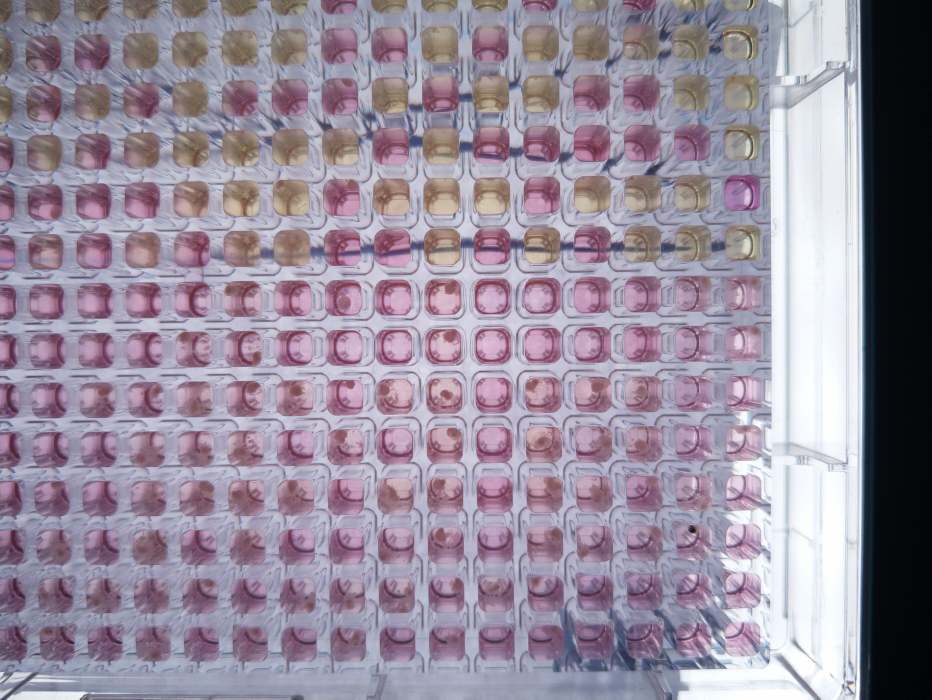
#> input picture imx_519_Focus_6.jpg, 4656 x 3496 px (shown at 1/5 size)
$ python quadrant_mask_cropper.py   (older library calls are emulated)
#> lines starting #> are read from the running program, lines starting #| are printed output that depends on the picture; after the words box and inside, x2 and y2 are one past the last pixel; in counts of white or black regions, pixels touching at a corner belong together
import cv2
import numpy as np
import os
from pathlib import Path
from PIL import Image

# This script is used to crop wells from a specific quadrant/section of the image based on the mask.
# It allows custom row and column ranges to be specified.

class QuadrantMaskCropper:
    def __init__(self, input_image_path, mask_path, row_range, col_range, output_folder="Quadrant_Crops", target_size=(512, 512)):
        """
        Initialize the QuadrantMaskCropper for processing specific quadrants

        Args:
            input_image_path: Path to the original image
            mask_path: Path to the binary mask
            row_range: List of row labels (e.g., ['m', 'l', 'k', 'j', 'i', 'h', 'g', 'f', 'e', 'd', 'c', 'b', 'a'])
            col_range: List of column numbers (e.g., [10, 11] + list(range(12, 25)))
            output_folder: Folder to save cropped images
            target_size: Target size for resized images (width, height)
        """
        self.input_image_path = input_image_path
        self.mask_path = mask_path
        self.output_folder = output_folder
        self.target_size = target_size

        # Parse row range
        if isinstance(row_range, str):
            if '-' in row_range:
                start_char, end_char = row_range.split('-')
                start_ord = ord(start_char.lower())
                end_ord = ord(end_char.lower())
                if start_ord > end_ord:  # Reverse order like m-a
                    self.row_range = [chr(i) for i in range(start_ord, end_ord-1, -1)]
                else:  # Forward order like a-m
                    self.row_range = [chr(i) for i in range(start_ord, end_ord+1)]
            else:
                self.row_range = list(row_range.lower())
        else:
            self.row_range = [char.lower() for char in row_range]

        # Parse column range
        if isinstance(col_range, str):
            self.col_range = []
            parts = col_range.split(',')
            for part in parts:
                part = part.strip()
                if '-' in part:
                    start_col, end_col = map(int, part.split('-'))
                    self.col_range.extend(range(start_col, end_col + 1))
                else:
                    self.col_range.append(int(part))
        else:
            self.col_range = col_range

        # Create output folder
        Path(self.output_folder).mkdir(exist_ok=True)
        print(f"Output folder created/verified: {self.output_folder}")
        print(f"Row range: {self.row_range}")
        print(f"Column range: {self.col_range}")
        if self.target_size:
            print(f"Target size for cropped images: {target_size[0]}x{target_size[1]}")
        else:
            print("Keeping original crop sizes (no resizing)")

        # Load images
        self.load_images()

    def load_images(self):
        """Load the input image and mask"""
        self.image = cv2.imread(self.input_image_path)
#> self.image is the input picture: shape (3496, 4656, 3); mean B, G, R 156.6, 140.7, 151.5
        if self.image is None:
            raise ValueError(f"Could not load image from: {self.input_image_path}")

        self.mask = cv2.imread(self.mask_path, cv2.IMREAD_GRAYSCALE)
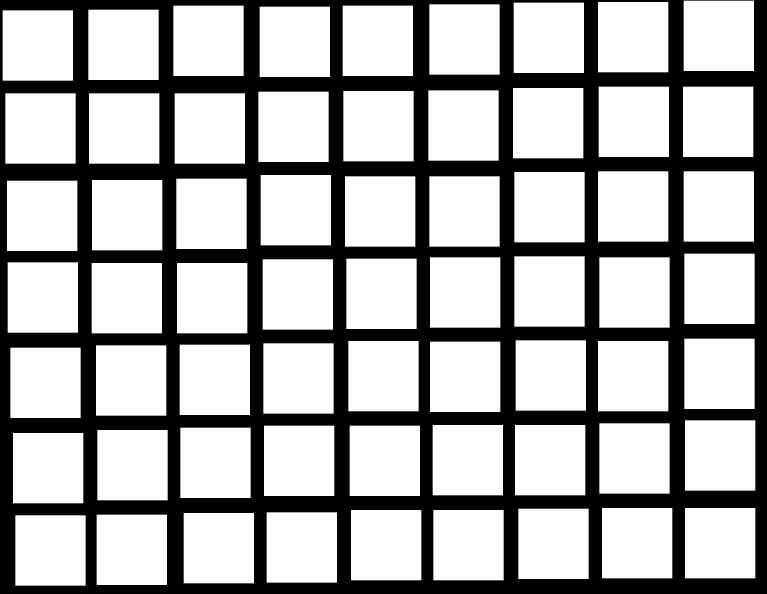
#> input picture IMX519_Mask.png, 2300 x 1780 px (shown at 1/3 size)
#> self.mask: shape (1780, 2300); 68.5% white; 1 black region, box (x1, y1, x2, y2) and area: (0, 0, 2300, 1780) 1289177
        if self.mask is None:
            raise ValueError(f"Could not load mask from: {self.mask_path}")

        # Ensure mask is binary
        self.mask = np.where(self.mask > 127, 255, 0).astype(np.uint8)

        # Check dimensions match
        img_h, img_w = self.image.shape[:2]
#> img_h = 3496; img_w = 4656
        mask_h, mask_w = self.mask.shape
#> mask_h = 1780; mask_w = 2300

        if img_h != mask_h or img_w != mask_w:
            print(f"Warning: Image size ({img_w}x{img_h}) != Mask size ({mask_w}x{mask_h})")
#| Warning: Image size (4656x3496) != Mask size (2300x1780)
            print("Resizing mask to match image...")
            self.mask = cv2.resize(self.mask, (img_w, img_h), interpolation=cv2.INTER_NEAREST)
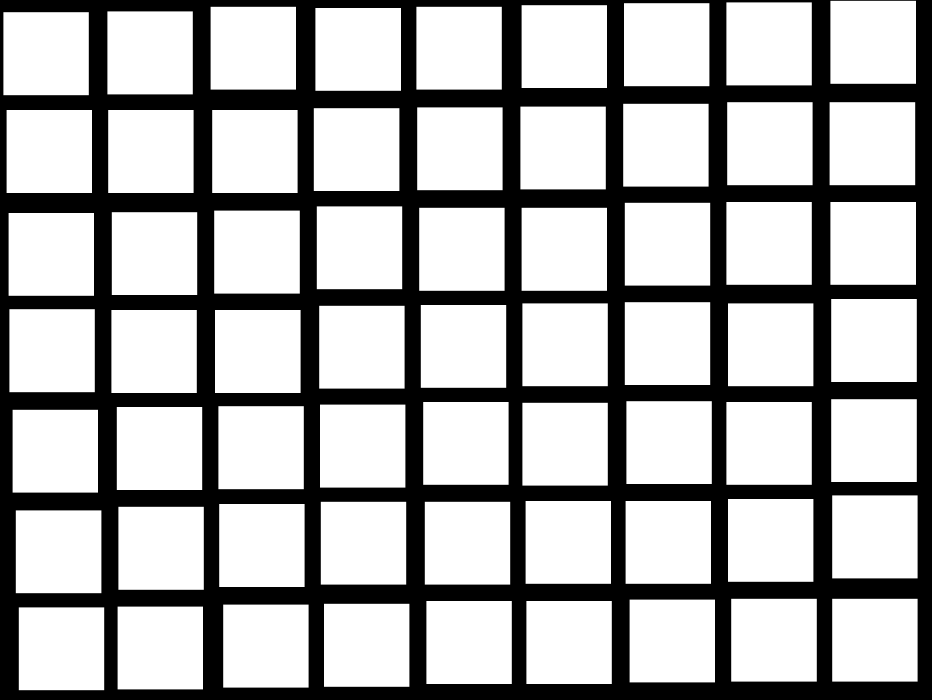
#> self.mask: shape (3496, 4656) (shown at 1/5 size); 68.5% white; 1 black region, box (x1, y1, x2, y2) and area: (0, 0, 4656, 3496) 5124274

        print(f"Loaded image: {img_w}x{img_h}")
#| Loaded image: 4656x3496
        print(f"Loaded mask: {mask_w}x{mask_h}")
#| Loaded mask: 2300x1780
        print(f"White pixels in mask: {np.sum(self.mask == 255)}")
#| White pixels in mask: 11153102

    def find_connected_regions(self):
        """Find all connected white regions in the mask"""
        num_labels, labels, stats, centroids = cv2.connectedComponentsWithStats(
            self.mask, connectivity=8, ltype=cv2.CV_32S
        )
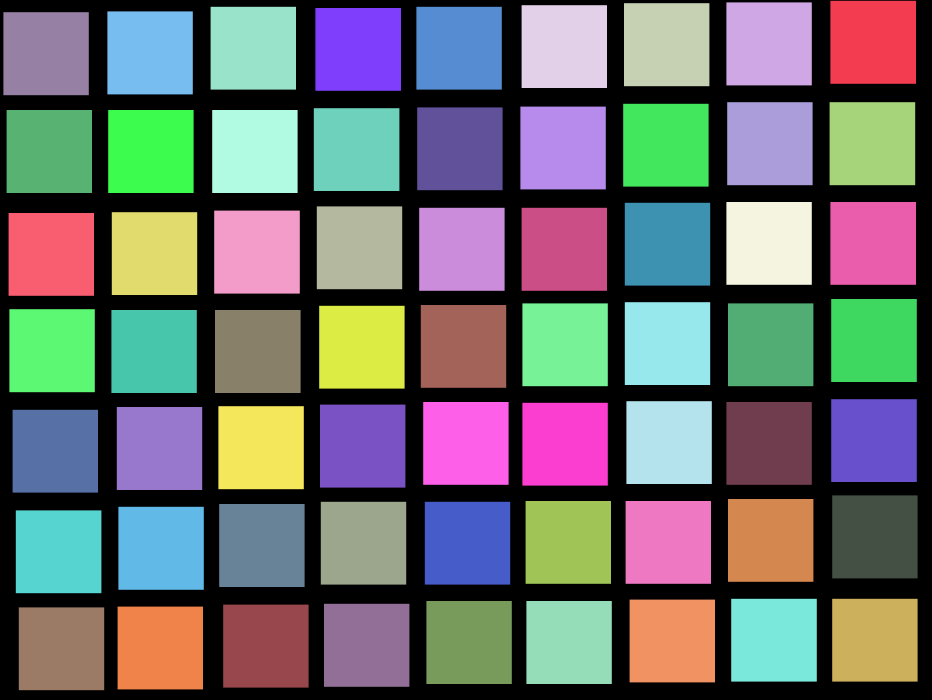
#> labels: shape (3496, 4656) int32 (shown at 1/5 size); 64 distinct labels, from 0 to 63; one colour per label, 0 black
#> num_labels = 64; stats = 64 rows, first 6: [0, 0, 4656, 3496, 5124274], [4152, 4, 428, 415, 177620], [3632, 12, 427, 415, 177205], [3120, 16, 427, 415, 177205], [2608, 26, 427, 414, 176778], [1053, 34, 427, 414, 176778]; centroids = 64 pairs, first value 230 to 4374, second value 211 to 3243.5

        regions = []

        # Skip label 0 (background)
        for label in range(1, num_labels):
            x, y, w, h, area = stats[label]

            # Skip very small regions (noise)
            if area < 10:
                continue

            region_info = {
                'label': label,
                'bbox': (x, y, w, h),
                'area': area,
                'centroid': centroids[label]
            }

            regions.append(region_info)
#> this loop made 63 passes
#> (x, y, w, h, area) on passes 1 to 12: (4152, 4, 428, 415, 177620), (3632, 12, 427, 415, 177205), (3120, 16, 427, 415, 177205), (2608, 26, 427, 414, 176778), (1053, 34, 427, 414, 176778), (2082, 34, 427, 414, 176778), (1577, 40, 428, 414, 177192), (537, 57, 427, 415, 177205), (17, 61, 427, 415, 177205), (3636, 511, 427, 415, 177205), (4148, 511, 428, 415, 177620), (3116, 519, 427, 414, 176778)
#> after the loop, regions = 63 items

        print(f"Found {len(regions)} connected regions")
#| Found 63 connected regions

        # Assign grid positions for the specified quadrant
        regions_with_grid = self.assign_quadrant_grid_positions(regions)

        return regions_with_grid, labels

    def assign_quadrant_grid_positions(self, regions):
        """Assign grid positions based on the specified row and column ranges"""
        if not regions:
            return regions

        # Group regions into columns based on X coordinate
        x_tolerance = 100
        columns = []

        regions_by_x = sorted(regions, key=lambda r: r['centroid'][0])
#> regions_by_x = 63 items

        for region in regions_by_x:
            region_x = region['centroid'][0]

            assigned_to_column = False
            for column in columns:
                column_avg_x = sum(r['centroid'][0] for r in column) / len(column)

                if abs(region_x - column_avg_x) <= x_tolerance:
                    column.append(region)
                    assigned_to_column = True
                    break

            if not assigned_to_column:
                columns.append([region])
#> this loop made 63 passes
#> region_x on passes 1 to 12: 230, 246, 256, 260, 276, 292.5, 307, 750, 754, 770, 772, 797
#> after the loop, column = 7 items; columns = 9 items

        # Sort each column by Y coordinate (top to bottom)
        for column in columns:
            column.sort(key=lambda r: r['centroid'][1])
#> this loop made 9 passes

        # Map detected columns/rows to specified ranges
        regions_with_grid = []

        for col_idx, column in enumerate(columns):
            if col_idx >= len(self.col_range):
                break

            col_number = self.col_range[col_idx]

            for row_idx, region in enumerate(column):
                if row_idx >= len(self.row_range):
                    break

                row_letter = self.row_range[row_idx]
                grid_label = f"{row_letter.upper()}{col_number}"

                region['grid_label'] = grid_label
                region['grid_row'] = row_idx
                region['grid_col'] = col_idx

                regions_with_grid.append(region)
#> after the loop, region = {'label': 56, 'bbox': (4161, 2994, 427, 414), 'area': 176778, 'centroid': [4374, 3200.5], 'grid_label': 'G18', 'grid_row': 6, 'grid_col': 8}; regions_with_grid = 63 items

        regions_with_grid.sort(key=lambda r: (r['grid_col'], r['grid_row']))

        print(f"Quadrant layout: {len(self.row_range)} rows x {len(self.col_range)} columns specified")
        print("Grid assignments for quadrant:")
        for region in regions_with_grid:
            centroid_x, centroid_y = region['centroid']
            print(f"  {region['grid_label']}: center at ({int(centroid_x)}, {int(centroid_y)})")
#> this loop made 63 passes
#> (centroid_x, centroid_y) on passes 1 to 12: (230, 268), (246, 757), (256, 1271.5), (260, 1753), (276, 2255.5), (292.5, 2758.5), (307, 3243.5), (750, 264), (754, 757), (772, 1267.5), (770, 1757), (797, 2242)
#|   M10: center at (230, 268)
#|   L10: center at (246, 757)
#|   K10: center at (256, 1271)
#|   J10: center at (260, 1753)
#|   I10: center at (276, 2255)
#|   H10: center at (292, 2758)
#|   G10: center at (307, 3243)
#|   M11: center at (750, 264)
#> (further printed lines are left out)

        return regions_with_grid

    def crop_region(self, region_info):
        """Crop the image for a specific region"""
        x, y, w, h = region_info['bbox']

        padding = 5
        x_start = max(0, x - padding)
        y_start = max(0, y - padding)
        x_end = min(self.image.shape[1], x + w + padding)
        y_end = min(self.image.shape[0], y + h + padding)

        cropped_image = self.image[y_start:y_end, x_start:x_end]
        return cropped_image

    def resize_and_center_image(self, image):
        """Resize and center the image to target size with white background"""
        if len(image.shape) == 3:
            pil_image = Image.fromarray(cv2.cvtColor(image, cv2.COLOR_BGR2RGB))
        else:
            pil_image = Image.fromarray(image)

        new_img = Image.new('RGB', self.target_size, 'white')

        original_width, original_height = pil_image.size
        scale_factor = min(self.target_size[0] / original_width, self.target_size[1] / original_height)

        if scale_factor < 1:
            new_width = int(original_width * scale_factor)
            new_height = int(original_height * scale_factor)
            pil_image = pil_image.resize((new_width, new_height), Image.Resampling.LANCZOS)

        img_width, img_height = pil_image.size
        x = (self.target_size[0] - img_width) // 2
        y = (self.target_size[1] - img_height) // 2

        if pil_image.mode == 'L':
            pil_image = pil_image.convert('RGB')

        new_img.paste(pil_image, (x, y))
        result = cv2.cvtColor(np.array(new_img), cv2.COLOR_RGB2BGR)

        return result

    def save_crops(self):
        """Extract and save crops for each region in the specified quadrant"""
        regions, labels = self.find_connected_regions()

        if not regions:
            print("No regions found to crop in the specified quadrant!")
            return

        saved_count = 0

        for region in regions:
            try:
                cropped_image = self.crop_region(region)

                if self.target_size:
                    final_image = self.resize_and_center_image(cropped_image)
                    size_info = f"resized to {self.target_size[0]}x{self.target_size[1]}"
                else:
                    final_image = cropped_image
                    h, w = cropped_image.shape[:2]
                    size_info = f"original size {w}x{h}"

                grid_label = region['grid_label']
                filename = f"Quadrant_well_{grid_label}.png"
                filepath = os.path.join(self.output_folder, filename)
                cv2.imwrite(filepath, final_image)
                print(f"Saved crop: {filename} ({size_info})")
                saved_count += 1

            except Exception as e:
                print(f"Error processing region: {e}")
                continue

        print(f"\nProcessing complete!")
        print(f"Total regions processed in quadrant: {len(regions)}")
        print(f"Images saved: {saved_count}")
        print(f"Output folder: {self.output_folder}")

    def preview_regions(self):
        """Show a preview of detected regions in the quadrant"""
        regions, labels = self.find_connected_regions()
#> regions = 63 items

        preview = self.image.copy()

        for i, region in enumerate(regions):
            x, y, w, h = region['bbox']
            color = (np.random.randint(50, 255), np.random.randint(50, 255), np.random.randint(50, 255))

            cv2.rectangle(preview, (x, y), (x + w, y + h), color, 2)

            grid_label = region['grid_label']
            label_text = f"Well {grid_label}"
            cv2.putText(preview, label_text, (x, y-10), cv2.FONT_HERSHEY_SIMPLEX, 0.7, color, 2)
#> this loop made 63 passes
#> (x, y, w, h, color, grid_label, label_text) on passes 1 to 11: (17, 61, 427, 415, (222, 97, 167), 'M10', 'Well M10'), (33, 550, 427, 415, (242, 117, 245), 'L10', 'Well L10'), (43, 1065, 427, 414, (153, 59, 71), 'K10', 'Well K10'), (47, 1546, 427, 415, (86, 137, 120), 'J10', 'Well J10'), (63, 2049, 427, 414, (138, 190, 108), 'I10', 'Well I10'), (79, 2552, 428, 414, (243, 89, 137), 'H10', 'Well H10'), (94, 3037, 427, 414, (224, 138, 131), 'G10', 'Well G10'), (537, 57, 427, 415, (215, 75, 127), 'M11', 'Well M11'), (541, 550, 427, 415, (122, 59, 198), 'L11', 'Well L11'), (559, 1061, 427, 414, (165, 247, 129), 'K11', 'Well K11'), (557, 1550, 427, 415, (225, 242, 132), 'J11', 'Well J11')
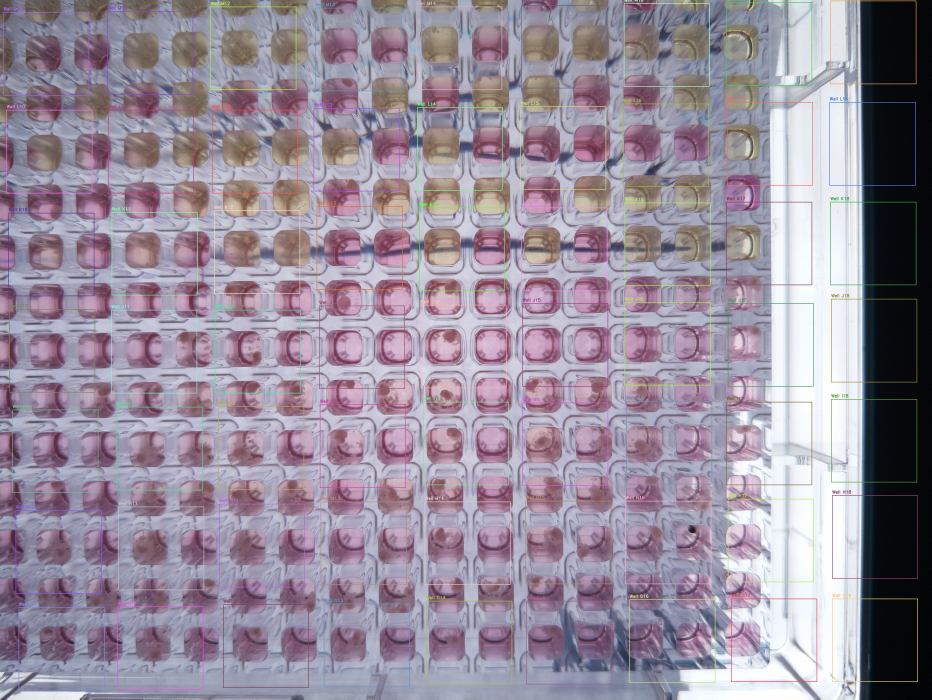
#> preview: shape (3496, 4656, 3) (shown at 1/5 size); mean B, G, R 156.3, 141, 151.7

        window_name = "Quadrant Region Preview - Press any key to continue"
        cv2.namedWindow(window_name, cv2.WINDOW_NORMAL)
        cv2.resizeWindow(window_name, min(1200, preview.shape[1]), min(800, preview.shape[0]))
        cv2.imshow(window_name, preview)
        cv2.waitKey(0)
        cv2.destroyAllWindows()

        return len(regions)

def main():
    """Main function to run the quadrant mask cropper"""
    input_image_path = r"imx_519_Focus_6.jpg"
    mask_path = r"IMX519_Mask.png"

    # Define quadrant ranges as per your example
    # Rows: m, l, k, j, i, h, g, f, e, d, c, b, a (reverse alphabetical)
    row_range = ['m', 'l', 'k', 'j', 'i', 'h', 'g', 'f', 'e', 'd', 'c', 'b', 'a']

    # Columns: 10, 11, 12-24
    col_range = [10, 11] + list(range(12, 25))  # 12-24 inclusive

    # Check if files exist
    if not os.path.exists(input_image_path):
        print(f"Error: Input image not found: {input_image_path}")
        return

    if not os.path.exists(mask_path):
        print(f"Error: Mask not found: {mask_path}")
        print("Please make sure you have created a mask using the interactive_mask_creator.py")
        return

    try:
        target_size = (512, 512)
        cropper = QuadrantMaskCropper(
            input_image_path,
            mask_path,
            row_range,
            col_range,
            "Quadrant_Crops",
            target_size
        )

        print("Showing preview of detected regions in quadrant...")
        num_regions = cropper.preview_regions()

        if num_regions == 0:
            print("No regions detected in the specified quadrant!")
            return

        user_input = input(f"\nFound {num_regions} regions in quadrant. Proceed with cropping and resizing to {target_size[0]}x{target_size[1]}? (y/n): ")
#> the answer given: y
        if user_input.lower() != 'y':
            print("Cropping cancelled.")
            return

        print("Extracting and saving quadrant crops...")
        cropper.save_crops()
#| Found 63 connected regions
#> the loop in assign_quadrant_grid_positions (call 2), `for region in regions_by_x:` made 63 passes
#> the loop in assign_quadrant_grid_positions (call 2), `for column in columns:` made 9 passes
#> the loop in assign_quadrant_grid_positions (call 2), `for col_idx, column in enumerate(columns):` made 9 passes
#> the loop in assign_quadrant_grid_positions (call 2), `for region in regions_with_grid:` made 63 passes
#|   M10: center at (230, 268)
#|   L10: center at (246, 757)
#|   K10: center at (256, 1271)
#|   J10: center at (260, 1753)
#|   I10: center at (276, 2255)
#|   H10: center at (292, 2758)
#|   G10: center at (307, 3243)
#|   M11: center at (750, 264)
#> (further printed lines are left out)
#> the loop in save_crops, `for region in regions:` made 63 passes
#| Saved crop: Quadrant_well_M10.png (resized to 512x512)
#| Saved crop: Quadrant_well_L10.png (resized to 512x512)
#| Saved crop: Quadrant_well_K10.png (resized to 512x512)
#| Saved crop: Quadrant_well_J10.png (resized to 512x512)
#| Saved crop: Quadrant_well_I10.png (resized to 512x512)
#| Saved crop: Quadrant_well_H10.png (resized to 512x512)
#| Saved crop: Quadrant_well_G10.png (resized to 512x512)
#| Saved crop: Quadrant_well_M11.png (resized to 512x512)
#> (further printed lines are left out)
#> pass 1, in crop_region, `cropped_image = self.image[y_start:y_end, x_start:x_end]`:
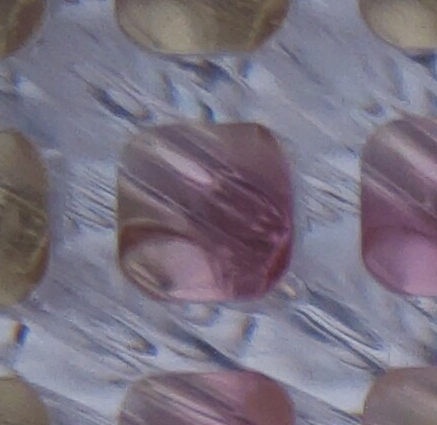
#> cropped_image: shape (425, 437, 3); mean B, G, R 128.7, 114.1, 121.2
#> pass 1, in resize_and_center_image, `result = cv2.cvtColor(np.array(new_img), cv2.COLOR_RGB2BGR)`:
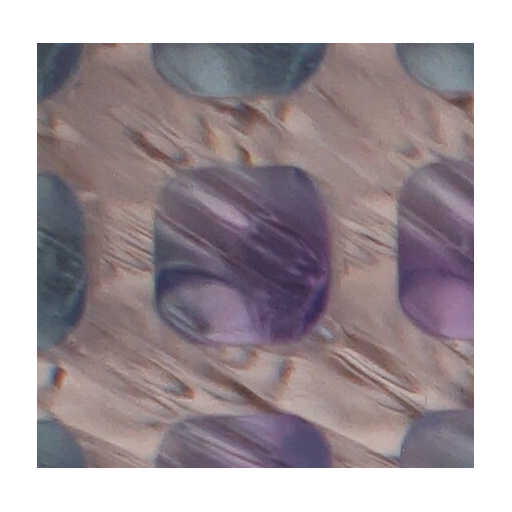
#> result: shape (512, 512, 3); mean R, G, B 165.6, 155.2, 160.2
#> after the loop in save_crops, `for region in regions:`:
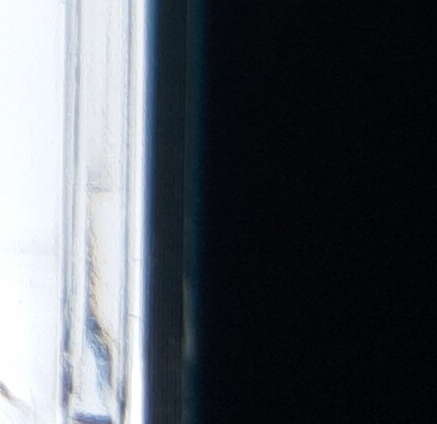
#> cropped_image: shape (424, 437, 3); mean B, G, R 92.1, 85.9, 81.7

    except Exception as e:
        print(f"Error: {e}")

if __name__ == "__main__":
    main()
